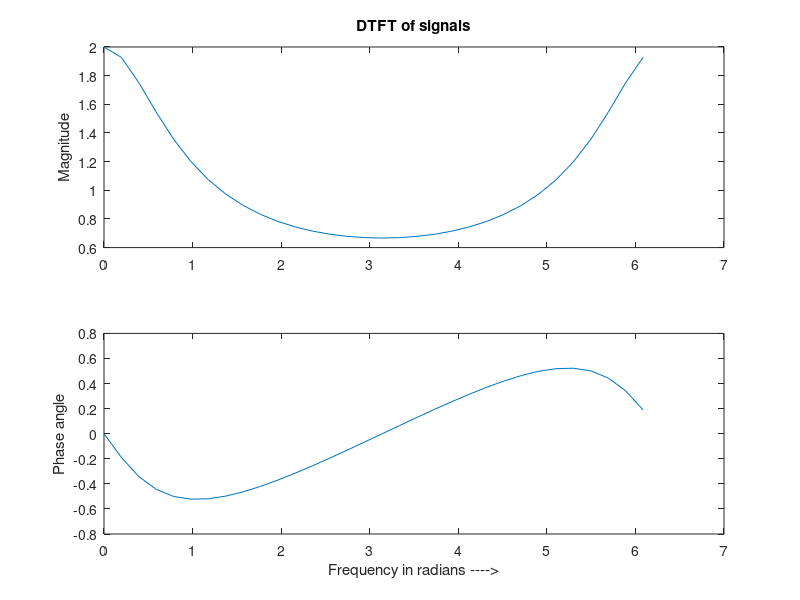
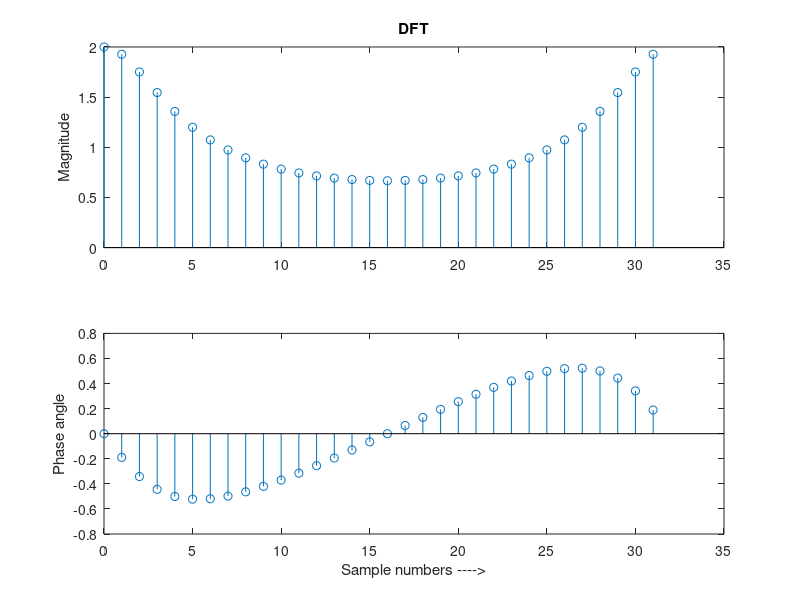

Here is the MATLAB script that generated these plots, in order:
N=32; 
n=0:(N-1); 
w=n*2*pi/N;
x=(0.5).^n; 
X=fft(x);% compute Fourier transform of the signal
subplot(211); plot(w,abs(X)); ylabel('Magnitude'); title('DTFT of signals');
subplot(212); plot(w,angle(X)); 
ylabel('Phase angle'); xlabel('Frequency in radians ---->')
figure; subplot(211); stem(n,abs(X)); ylabel('Magnitude'); title('DFT');
subplot(212); stem(n,angle(X)); ylabel('Phase angle'); xlabel('Sample numbers ---->'); 
